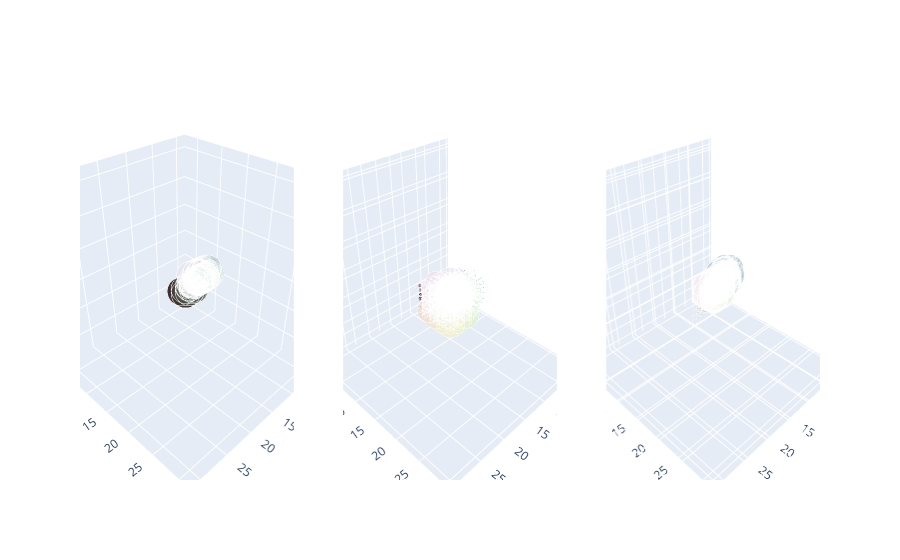

Here is the notebook cell this chart was saved with:
### Code cell
from editor.visualisation import plot_histograms


edited_histogram, original_histogram = next(loader)
edited_histogram = edited_histogram.to(device)
original_histogram = original_histogram.to(device)
predicted_original = model(edited_histogram)
plot_histograms([
    original_histogram.cpu().numpy().squeeze(),
    edited_histogram.cpu().numpy().squeeze(),
    predicted_original.cpu().detach().numpy().squeeze()
])

### Figure 1 — Plotly figure (JSON) as saved in the notebook; plotly's stock layout.template omitted (floating-point values rounded to 4 significant figures; data arrays with more than 128 entries replaced by an {"elided": "..."} marker saying what was removed)
{"data": [{"marker": {"color": {"elided": "320 str values"}, "opacity": 0.8, "size": {"elided": "320 float values"}}, "mode": "markers", "scene": "scene", "type": "scatter3d", "x": {"elided": "320 int values"}, "y": {"elided": "320 int values"}, "z": {"elided": "320 int values"}}, {"marker": {"color": {"elided": "3171 str values"}, "opacity": 0.8, "size": {"elided": "3171 float values"}}, "mode": "markers", "scene": "scene2", "type": "scatter3d", "x": {"elided": "3171 int values"}, "y": {"elided": "3171 int values"}, "z": {"elided": "3171 int values"}}, {"marker": {"color": {"elided": "14632 str values"}, "opacity": 0.8, "size": {"elided": "14632 float values"}}, "mode": "markers", "scene": "scene3", "type": "scatter3d", "x": {"elided": "14632 int values"}, "y": {"elided": "14632 int values"}, "z": {"elided": "14632 int values"}}], "layout": {"autosize": true, "scene": {"domain": {"x": [0, 0.2889], "y": [0, 1]}, "xaxis": {"title": {"text": "R"}}, "yaxis": {"title": {"text": "G"}}, "zaxis": {"title": {"text": "B"}}}, "scene2": {"domain": {"x": [0.3556, 0.6444], "y": [0, 1]}, "xaxis": {"title": {"text": "R"}}, "yaxis": {"title": {"text": "G"}}, "zaxis": {"title": {"text": "B"}}}, "scene3": {"domain": {"x": [0.7111, 1], "y": [0, 1]}}, "showlegend": false}}
